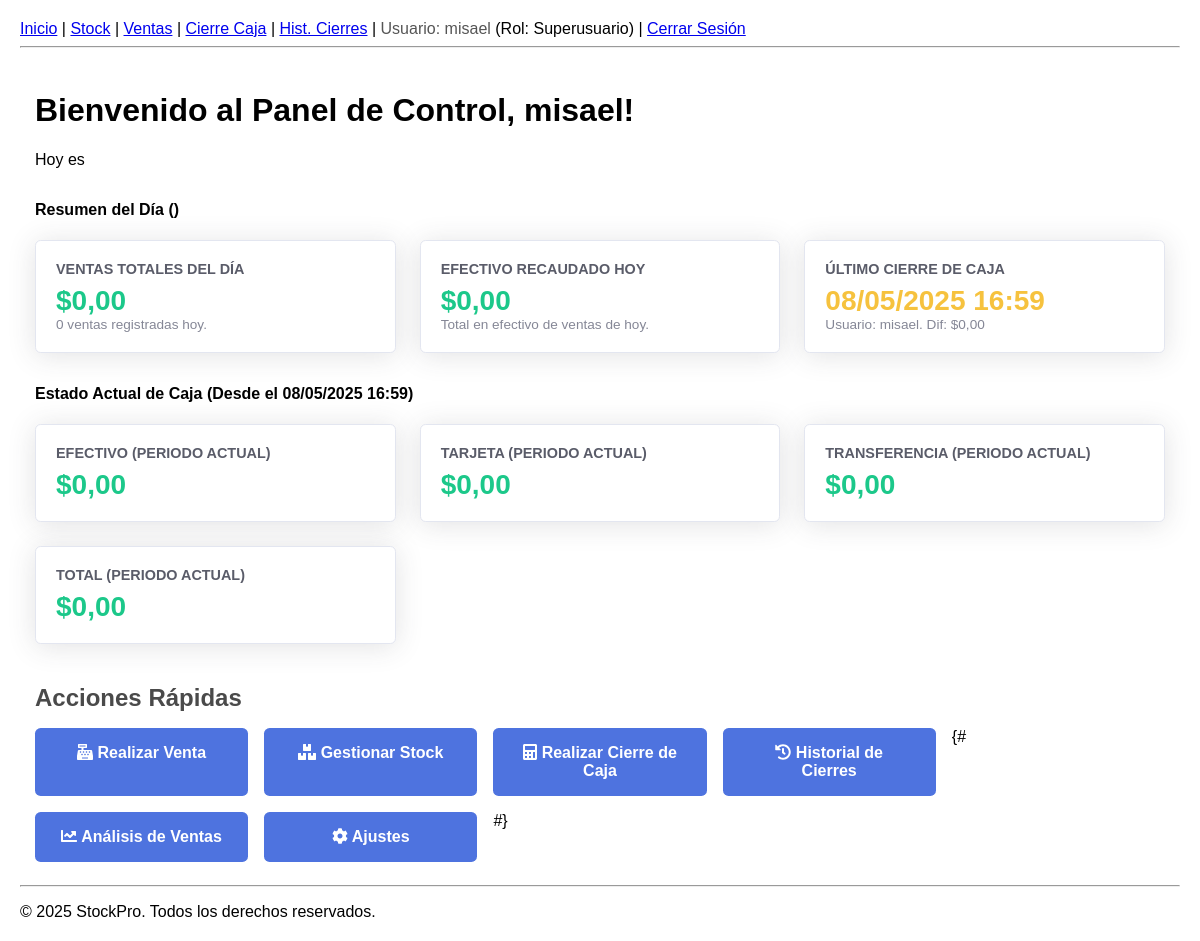
The app's page / (signed in), older data.
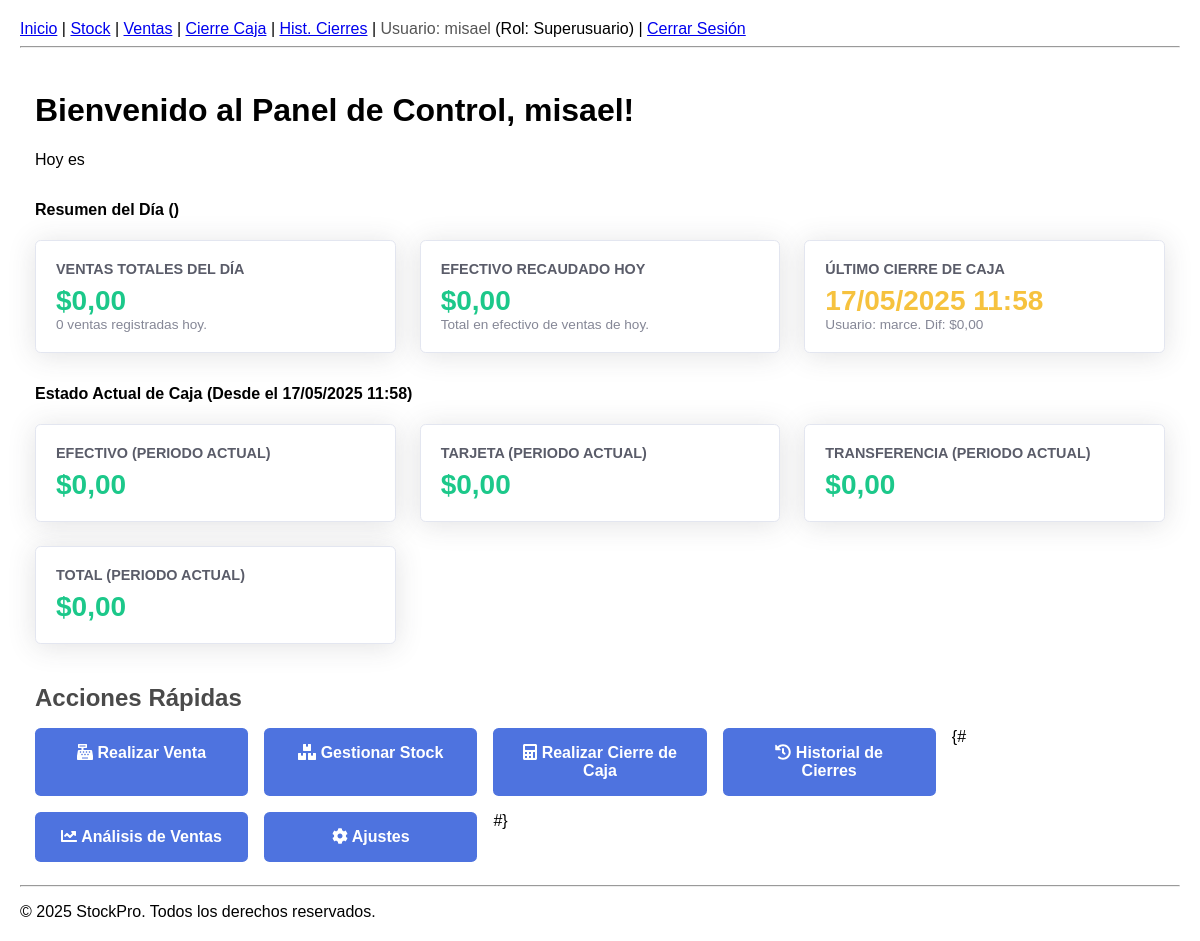
The same page, newer data.
### applications/closures/models.py (models this page shows, shortened)
class CashClosure(models.Model):
    closing_time = models.DateTimeField(default=timezone.now, verbose_name="Fecha y Hora de Cierre")
    user = models.ForeignKey(
        settings.AUTH_USER_MODEL,
        on_delete=models.SET_NULL, # O models.PROTECT si no quieres que se borren cierres si se borra el usuario
        null=True, # Permitir nulo si el usuario es borrado y se eligió SET_NULL
        verbose_name="Usuario que Cierra"
    )
    opening_time = models.DateTimeField(verbose_name="Fecha y Hora de Apertura del Período")
    closing_time = models.DateTimeField(default=timezone.now, verbose_name="Fecha y Hora de Cierre")
    user = models.ForeignKey(
        settings.AUTH_USER_MODEL,
        on_delete=models.SET_NULL,
        null=True,
        verbose_name="Usuario que Cierra"
    )
    expected_cash = models.DecimalField(max_digits=12, decimal_places=2, default=Decimal('0.00'), verbose_name="Efectivo Esperado (Sistema)")
    total_card_sales = models.DecimalField(max_digits=12, decimal_places=2, default=Decimal('0.00'), verbose_name="Total Ventas Tarjeta")
    total_transfer_sales = models.DecimalField(max_digits=12, decimal_places=2, default=Decimal('0.00'), verbose_name="Total Ventas Transferencia")
    grand_total_sales = models.DecimalField(max_digits=12, decimal_places=2, default=Decimal('0.00'), verbose_name="Total General de Ventas (Calculado)")
    total_sales_count = models.PositiveIntegerField(default=0, verbose_name="Cantidad Total de Ventas")
    counted_cash = models.DecimalField(max_digits=12, decimal_places=2, verbose_name="Efectivo Contado en Caja")
    cash_difference = models.DecimalField(max_digits=12, decimal_places=2, default=Decimal('0.00'), verbose_name="Diferencia de Efectivo")
    notes = models.TextField(blank=True, null=True, verbose_name="Notas / Observaciones")
    class Meta:
        verbose_name = "Cierre de Caja"
        verbose_name_plural = "Cierres de Caja"
        ordering = ['-closing_time']

### applications/dashboard/views.py (the view)
# urls.py: path('', views.dashboard_view, name='home'),
@login_required
def dashboard_view(request):
    current_datetime = timezone.now()
    start_of_today = timezone.make_aware(
        timezone.datetime.combine(current_datetime.date(), time.min),
        timezone.get_current_timezone()
    )
    end_of_today = timezone.make_aware(
        timezone.datetime.combine(current_datetime.date(), time.max),
        timezone.get_current_timezone()
    )
    sales_today_qs = Sale.objects.filter(sale_date__gte=start_of_today, sale_date__lte=end_of_today)
    total_sales_amount_today = sales_today_qs.aggregate(total=Sum('total_amount'))['total'] or Decimal('0.00')
    sales_count_today = sales_today_qs.count()
    last_closure = CashClosure.objects.order_by('-closing_time').first()
    active_cash_sales = sales_today_qs.filter(payment_method='cash').aggregate(total=Sum('total_amount'))['total'] or Decimal('0.00')
    if last_closure:
        current_period_start_time = last_closure.closing_time
    else:
        first_sale_ever = Sale.objects.order_by('sale_date').first()
        current_period_start_time = first_sale_ever.sale_date if first_sale_ever else current_datetime
    sales_since_last_closure = Sale.objects.filter(
        sale_date__gt=current_period_start_time, # Mayor que el último cierre
        sale_date__lte=current_datetime         # Hasta ahora
    )
    cash_since_last_closure = sales_since_last_closure.filter(payment_method='cash').aggregate(total=Sum('total_amount'))['total'] or Decimal('0.00')
    card_since_last_closure = sales_since_last_closure.filter(payment_method='card').aggregate(total=Sum('total_amount'))['total'] or Decimal('0.00')
    transfer_since_last_closure = sales_since_last_closure.filter(payment_method='transfer').aggregate(total=Sum('total_amount'))['total'] or Decimal('0.00')
    total_since_last_closure = cash_since_last_closure + card_since_last_closure + transfer_since_last_closure
    context = {
        'title': 'Panel de Control',
        'total_sales_amount_today': total_sales_amount_today,
        'sales_count_today': sales_count_today,
        'last_closure': last_closure, # Pasamos el objeto completo
        'cash_since_last_closure': cash_since_last_closure,
        'card_since_last_closure': card_since_last_closure,
        'transfer_since_last_closure': transfer_since_last_closure,
        'total_since_last_closure': total_since_last_closure,
        'current_period_start_time' : current_period_start_time,
        'active_cash_sales': active_cash_sales, # Efectivo del día
    }
    return render(request, 'dashboard/home.html', context)

### applications/dashboard/templates/dashboard/home.html (shortened to what this page needs)
{% extends 'base.html' %}
{% load humanize %}
{% block content %}
<div class="container-fluid mt-4">
    <div class="dashboard-header">
        <h1 class="h3 mb-0 text-gray-800">Bienvenido al Panel de Control, {{ request.user.username }}!</h1>
        <p class="text-muted">Hoy es {{ "now"|date:"l, d \d\e F \d\e Y" }}</p>
    </div>
    <h4>Resumen del Día ({{ "now"|date:"d/m/Y" }})</h4>
    <div class="dashboard-cards">
        <div class="card">
            <div class="card-title">Ventas Totales del Día</div>
            <div class="card-metric sales">${{ total_sales_amount_today|floatformat:2|intcomma }}</div>
            <div class="card-text">{{ sales_count_today }} venta{{ sales_count_today|pluralize }} registrada{{ sales_count_today|pluralize }} hoy.</div>
        </div>
        <div class="card">
            <div class="card-title">Efectivo Recaudado Hoy</div>
            <div class="card-metric sales">${{ active_cash_sales|floatformat:2|intcomma }}</div>
            <div class="card-text">Total en efectivo de ventas de hoy.</div>
        </div>
        <div class="card">
            <div class="card-title">Último Cierre de Caja</div>
            {% if last_closure %}
                <div class="card-metric closures">{{ last_closure.closing_time|date:"d/m/Y H:i" }}</div>
                <div class="card-text">Usuario: {{ last_closure.user.username|default:"N/A" }}. Dif: ${{ last_closure.cash_difference|floatformat:2|intcomma }}</div>
            {% else %}
                <div class="card-text">No hay cierres registrados.</div>
            {% endif %}
        </div>
    </div>
    <h4>Estado Actual de Caja (Desde el {{ current_period_start_time|date:"d/m/Y H:i" }})</h4>
     <div class="dashboard-cards">
        <div class="card">
            <div class="card-title">Efectivo (Periodo Actual)</div>
            <div class="card-metric sales">${{ cash_since_last_closure|floatformat:2|intcomma }}</div>
        </div>
        <div class="card">
            <div class="card-title">Tarjeta (Periodo Actual)</div>
            <div class="card-metric sales">${{ card_since_last_closure|floatformat:2|intcomma }}</div>
        </div>
         <div class="card">
            <div class="card-title">Transferencia (Periodo Actual)</div>
            <div class="card-metric sales">${{ transfer_since_last_closure|floatformat:2|intcomma }}</div>
        </div>
        <div class="card">
            <div class="card-title">Total (Periodo Actual)</div>
            <div class="card-metric sales">${{ total_since_last_closure|floatformat:2|intcomma }}</div>
        </div>
    </div>
    <h3 class="quick-actions-title">Acciones Rápidas</h3>
    <div class="quick-actions">
        <a href="{% url 'sales:pos_view' %}" class="action-button">
            <i class="fas fa-cash-register"></i> Realizar Venta
        </a>
        <a href="{% url 'stock:product_list_create' %}" class="action-button">
            <i class="fas fa-boxes"></i> Gestionar Stock
        </a>
        <a href="{% url 'closures:perform_closure' %}" class="action-button">
            <i class="fas fa-calculator"></i> Realizar Cierre de Caja
        </a>
        <a href="{% url 'closures:closure_history' %}" class="action-button">
            <i class="fas fa-history"></i> Historial de Cierres
        </a>
        {#
        <a href="" class="action-button">
            <i class="fas fa-chart-line"></i> Análisis de Ventas
        </a>
        <a href="#" class="action-button">
            <i class="fas fa-cog"></i> Ajustes
        </a>
        #}
    </div>
</div>
{% endblock %}

Row changes from the older to the newer data that the page shows:
no longer on this page (row unchanged): CashClosure: closing_time "08/05/2025 16:59", user.username "misael", cash_difference "0,00"
added CashClosure: closing_time "17/05/2025 11:58", user.username "marce", cash_difference "0,00"
